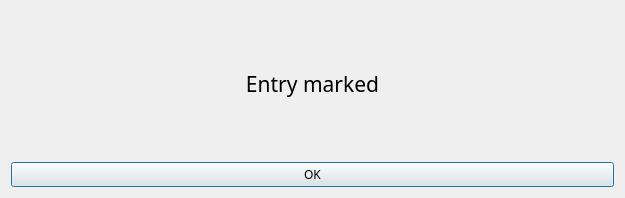
<?xml version="1.0" encoding="UTF-8"?>
<ui version="4.0">
 <class>Entry</class>
 <widget class="QDialog" name="Entry">
  <property name="geometry">
   <rect>
    <x>0</x>
    <y>0</y>
    <width>625</width>
    <height>198</height>
   </rect>
  </property>
  <property name="windowTitle">
   <string>Entry</string>
  </property>
  <layout class="QGridLayout" name="gridLayout">
   <item row="0" column="0">
    <layout class="QVBoxLayout" name="verticalLayout">
     <item>
      <widget class="QLabel" name="label">
       <property name="font">
        <font>
         <family>OCR A Extended</family>
         <pointsize>16</pointsize>
        </font>
       </property>
       <property name="layoutDirection">
        <enum>Qt::LeftToRight</enum>
       </property>
       <property name="text">
        <string>Entry marked</string>
       </property>
       <property name="textFormat">
        <enum>Qt::PlainText</enum>
       </property>
       <property name="alignment">
        <set>Qt::AlignCenter</set>
       </property>
      </widget>
     </item>
     <item>
      <widget class="QPushButton" name="ok_butn">
       <property name="font">
        <font>
         <family>OCR A Extended</family>
         <pointsize>9</pointsize>
        </font>
       </property>
       <property name="text">
        <string>OK</string>
       </property>
      </widget>
     </item>
    </layout>
   </item>
  </layout>
 </widget>
 <resources/>
 <connections/>
</ui>
